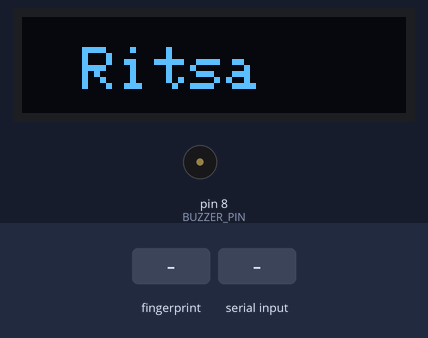
A sketch run on a simulated Arduino Uno, built with avr-gcc and run on an emulated ATmega328P. On the bench: 128×32 one-colour display, buzzer (waves = sounding, pin HIGH). The inputs (shaded band) are chosen by the test bench. What the sketch prints to the serial monitor is not drawn.

Above: at 0.1 s.
7.3 s: finger stored as number 1 placed on the sensor
At 8.8 s:
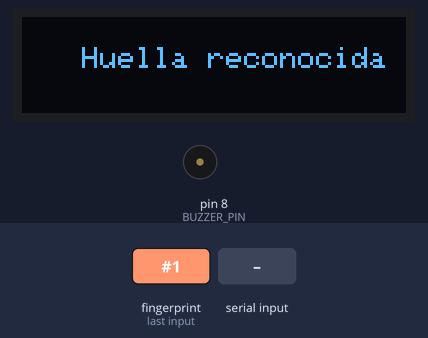
9.1 s: "1\n" received over Serial
At 11.7 s:
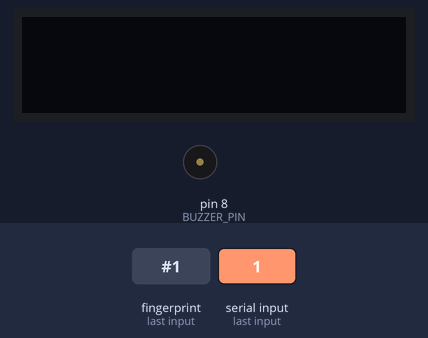
12.1 s: "2\n" received over Serial
Timing chart, 0 to 15.1 s (numbered marks = the images above; inputs shaded):
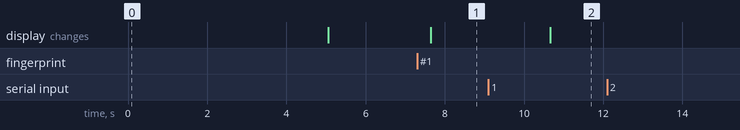

Measured:
- after the input at 7.3 s, the display: changes after 0.35 s (image 1)
- after the input at 12.1 s, every drawn part: stays the same

The sketch:

main.ino
```cpp
#include <Adafruit_Fingerprint.h>
#include <SoftwareSerial.h>
#include <Wire.h>
#include <Adafruit_GFX.h>
#include <Adafruit_SSD1306.h>


// Configuración de SoftwareSerial para los pines 2 y 3
SoftwareSerial mySerial(2, 3); // RX, TX
Adafruit_Fingerprint finger(&mySerial);
const int buzzerPin = 8;
int frecuencia = 1000;
// Configuración de la pantalla OLED
#define SCREEN_WIDTH 128
#define SCREEN_HEIGHT 32
Adafruit_SSD1306 display(SCREEN_WIDTH, SCREEN_HEIGHT, &Wire);

// Configuración de usuarios
const int MAX_USUARIOS = 3;
const int MAX_LONGITUD_NOMBRE = 6;  // Máximo de caracteres por nombre irving

char nombres[MAX_USUARIOS][MAX_LONGITUD_NOMBRE] = { "" };
#define BUZZER_PIN 8

void setup() {
  Serial.begin(9600);
  while (!Serial);
  Serial.println("S");

  Wire.begin();
  if (!display.begin(SSD1306_SWITCHCAPVCC, 0x3C)) {
    Serial.println("E");
    while (1);
  }
    // *Mostrar mensaje inicial*
  display.clearDisplay();
  mostrarTexto("Ritsa", 20, 10, 2);
  Serial.println("R");
  delay(5000); // Mantener el mensaje 5 segundos

  display.ssd1306_command(SSD1306_DISPLAYOFF);
  display.clearDisplay();
  display.display();

  // Iniciar el lector de huellas
  mySerial.begin(57600);
  finger.begin(57600);
  pinMode(BUZZER_PIN, OUTPUT);
  if (finger.verifyPassword()) {
    Serial.println("c");
  } else {
    Serial.println("E");
    while (1);
  }
}


void loop() {
  identificarHuella();  // Activar la identificación de huellas
  if (Serial.available()) {
    Serial.println("1");
    Serial.println("2");
    Serial.println("3");
    Serial.println("4");
    char opcion = '.';
    while (Serial.available()) {
      char c = Serial.read();
      if (c != '\n' && c != '\r') {  // Ignorar '\n' y '\r'
        opcion = c;
        break;  // Salir del bucle después de leer una opción válida
      }
    }
    Serial.println("------");
    Serial.println(opcion);
    switch (opcion) {
      case '1':
        registrarHuella();
        delay(3000);
        break;
      case '2':
        borrarHuella();
        break;
      case '3':
        mostrarHuellas();
        break;
      case '4':
        Serial.println("...");
        while (1);
        break;
      default:
        Serial.println("no válida");
        break;
    }

    while (Serial.available()) {
      Serial.read();  // Leer y descartar cualquier dato residual
    }

    delay(1000);

  }
}

void mostrarTexto(String texto, int x, int y) {
  mostrarTexto(texto, x, y, 1);
}
//mostrarTexto('',1,1)
//mostrarTexto('',1,1,5)
void mostrarTexto(String texto, int x, int y, int size) {
  display.setTextSize(size);
  display.setTextColor(SSD1306_WHITE);
  display.setCursor(x, y);
  display.print(texto);
  display.display();
}

void registrarHuella() {
  int id = buscarIDDisponible();
  if (id == -1) {
    Serial.println("No");
    return;
  }

  Serial.print("Registrando nueva huella con ID: ");
  Serial.println(id);
  Serial.println("Introduce el nombre:");

  char nombre[MAX_LONGITUD_NOMBRE] = "";
  int indice = 0;

  unsigned long tiempoInicio = millis();  // Iniciar temporizador

  // Capturar el nombre desde el Serial
  while ((millis() - tiempoInicio) < 10000) {  // Esperar hasta 10 segundos para la entrada
    if (Serial.available()) {
      char c = Serial.read();

      // Filtrar saltos de línea y retorno de carro
      if (c == '\n' || c == '\r') {
        if (indice > 0) break;  // Finaliza si ya hay caracteres ingresados
        else continue;          // Si no hay caracteres, sigue esperando
      }

      // Almacenar el carácter si hay espacio
      if (indice < MAX_LONGITUD_NOMBRE - 1) {
        nombre[indice++] = c;
      }

      tiempoInicio = millis();  // Reiniciar temporizador al recibir un carácter
    }
  }

  Serial.println(nombre);
  nombre[indice] = '\0';  // Terminar la cadena con null

  strcpy(nombres[id], nombre);  // Copiar el nombre al arreglo

  if (capturarHuella(id)) {
    Serial.print("Huella registrada exitosamente como ");

    Serial.println(nombres[id]);
  } else {
    Serial.println("Error al registrar la huella.");
  }
}

bool capturarHuella(int id) {
  Serial.println("Coloca el dedo en el sensor para el primer escaneo.");
  if (!esperarHuella(1)) return false;

  Serial.println("Levanta el dedo.");
  delay(2000);

  Serial.println("Coloca el mismo dedo nuevamente para el segundo escaneo.");
  if (!esperarHuella(2)) return false;

  if (finger.createModel() == FINGERPRINT_OK) {
    if (finger.storeModel(id) == FINGERPRINT_OK) {
      return true;
    }
  }
  return false;
}

bool esperarHuella(uint8_t posicion) {
  for (int intentos = 0; intentos < 5; intentos++) {
    int resultado = finger.getImage();
    if (resultado == FINGERPRINT_OK) {
      if (finger.image2Tz(posicion) == FINGERPRINT_OK) {
        return true;
      }
    } else if (resultado == FINGERPRINT_NOFINGER) {
      delay(1000);
    }
  }
  return false;
}

void identificarHuella() {
  int resultado = finger.getImage();
  if (resultado != FINGERPRINT_OK) return;

  resultado = finger.image2Tz();
  if (resultado != FINGERPRINT_OK) return;

  if (finger.fingerFastSearch() == FINGERPRINT_OK) {
    int id = finger.fingerID;
    Serial.print("Huella reconocida: ");
    mySerial.begin(57600);
    display.ssd1306_command(SSD1306_DISPLAYON);
    display.clearDisplay();
    display.display();
    display.clearDisplay();
    mostrarTexto("Huella reconocida", 20, 10,1.5);
    delay(1000);
    if (strlen(nombres[id]) > 0) {
      Serial.println(nombres[id]);
      display.clearDisplay();
      mostrarTexto(nombres[id], 20, 10,2);
    } else {
      Serial.println("sin nombre asociado.");
    }
    delay(2000);
    mySerial.end();
    display.ssd1306_command(SSD1306_DISPLAYOFF);
    display.clearDisplay();
    display.display();
    display.flush();
    finger.begin(57600);

  }
}

void borrarHuella() {
  Serial.println("Introduce el ID de la huella que deseas borrar:");
  while (!Serial.available());
  int id = Serial.parseInt();
  Serial.read(); // Limpiar el buffer del salto de línea

  if (finger.deleteModel(id) == FINGERPRINT_OK) {
    Serial.print("Huella con ID ");
    Serial.print(id);
    Serial.println(" borrada exitosamente.");
    nombres[id][0] = '\0';  // Vaciar el nombre asociado
  } else {
    Serial.println("Error al borrar la huella.");
  }
}

void mostrarHuellas() {
  Serial.println("Huellas registradas:");
  for (int i = 0; i < MAX_USUARIOS; i++) {
    if (strlen(nombres[i]) > 0) {
      Serial.print("ID: ");
      Serial.print(i);
      Serial.print(" - Nombre: ");
      Serial.println(nombres[i]);
    }
  }
}

int buscarIDDisponible() {
  for (int i = 0; i < MAX_USUARIOS; i++) {
    if (strlen(nombres[i]) == 0) {
      return i;
    }
  }
  return -1;
}
```
